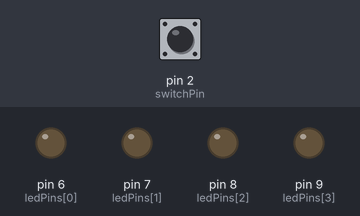
Bench run of a sketch on a simulated Arduino Uno, built with avr-gcc and run on an emulated ATmega328P. Shown: output pins drawn as LEDs (lit = HIGH). Inputs (shaded band) come from the test bench; at power-on: pin 2 (switchPin) LOW.

Above: at 1.2 s.
1.3 s: pin 2 (switchPin) pulled HIGH for 0.15 s
At 2.5 s:
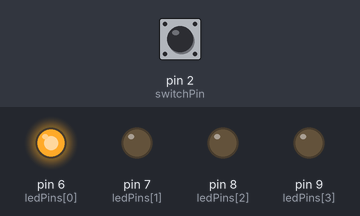
2.9 s: pin 2 (switchPin) pulled HIGH for 1 s
At 3.7 s:
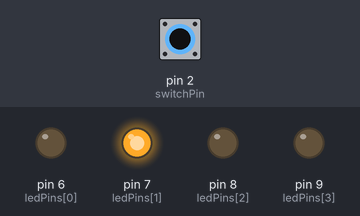
5.4 s: pin 2 (switchPin) pulled HIGH for 0.15 s
At 6.6 s:
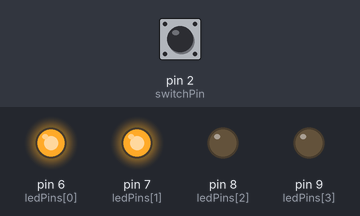
7.0 s: pin 2 (switchPin) pulled HIGH for 3.2 s
At 8.0 s:
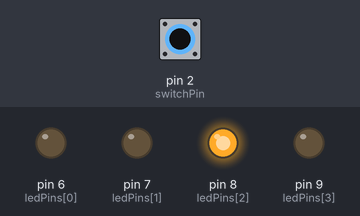
11.7 s: pin 2 (switchPin) pulled HIGH for 0.15 s
At 12.8 s:
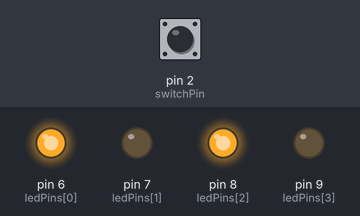
13.3 s: pin 2 (switchPin) pulled HIGH for 1 s
At 14.0 s:
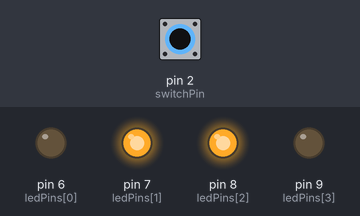
Timing chart, 0 to 16.3 s (numbered marks = the images above; inputs shaded):
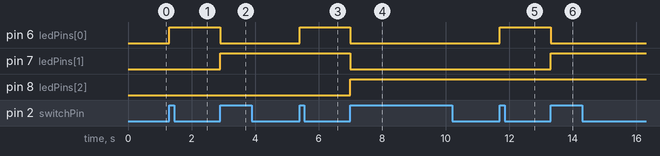

The sketch:

binary_counter.ino
```cpp
/*
Experiment No.	:	06
Statement		:	Design a 4-bit counter.
Date of Exp.	:	xx/xx/xxxx
Author		:	Harshita Soni (A-01)
*/

const int ledPins[] = {6, 7, 8, 9};
const int switchPin = 2;

// Variables
int counter = 0;
int switchState = 0;
int lastSwitchState = 0;

void setup() {
  for (int i = 0; i < 4; i++) {
    pinMode(ledPins[i], OUTPUT);
  }

  pinMode(switchPin, INPUT);

  updateLEDs();
}

void loop() {
  // Read the state of the switch
  switchState = digitalRead(switchPin);

  // Check if the switch state has changed
  if (switchState != lastSwitchState) {
    if (switchState == HIGH) {
      // Increment the counter when the switch is pressed
      counter = (counter + 1) % 16;
      updateLEDs();
    }
    delay(50); // Debounce delay
  }

  // Save the current switch state for comparison
  lastSwitchState = switchState;
}

// Function to update LEDs based on the current counter value
void updateLEDs() {
  for (int i = 0; i < 4; i++) {
    digitalWrite(ledPins[i], bitRead(counter, i));
  }
}
```

Measured:
- after the input at 1.3 s, pin 6 (ledPins[0]): LOW → HIGH at once
- after the input at 2.9 s, pin 6 (ledPins[0]): HIGH → LOW at once; pin 7 (ledPins[1]): LOW → HIGH at once
- after the input at 5.4 s, pin 6 (ledPins[0]): LOW → HIGH at once
- after the input at 7.0 s, pin 6 (ledPins[0]), pin 7 (ledPins[1]): HIGH → LOW at once; pin 8 (ledPins[2]): LOW → HIGH at once
- after the input at 11.7 s, pin 6 (ledPins[0]): LOW → HIGH at once
- after the input at 13.3 s, pin 6 (ledPins[0]): HIGH → LOW at once; pin 7 (ledPins[1]): LOW → HIGH at once
